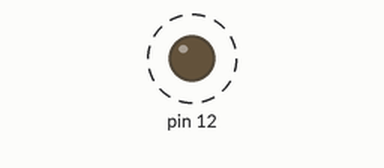
Recording of a sketch running on a simulated Arduino Uno, built with avr-gcc and run on an emulated ATmega328P. Parts: output pins drawn as LEDs (lit = HIGH). Dashed ring = blinking.

Above: at 0.5 s.
Timing chart, 0 to 4.6 s (numbered marks = the images above):
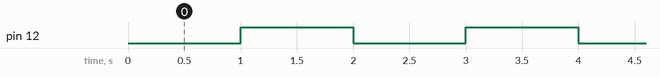

Measured:
- by itself, pin 12: alternates HIGH for 1.0 s and LOW for 1.0 s

The sketch:

blink_without_delay.ino
```cpp
void setup() {
    pinMode(12, OUTPUT);
}

void loop() {
    digitalWrite(12, (millis() % 2000 > 1000));
}
```
